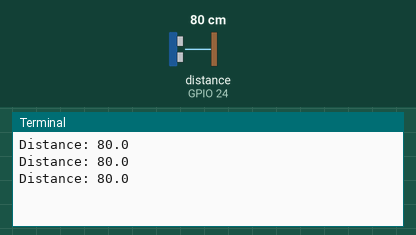
Bench run of a program on a simulated Raspberry Pi (BCM pin numbers). Shown: the last lines printed to the terminal. The inputs (shaded band) are chosen by the test bench; at power-on: distance to the obstacle (sensor on GPIO 24) 80 cm. The echo pulse lasts 58.3 µs per cm; files the program writes start out absent; the clock reads 2024-03-15 10:24:30 at power-on unless the program sets it.

Above: at 2.7 s.
2.8 s: distance to the obstacle (sensor on GPIO 24) set to 2 cm
At 3.4 s:
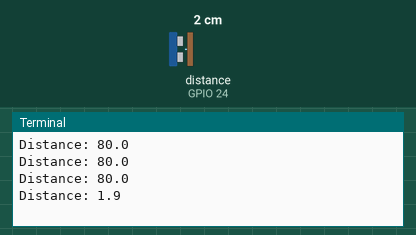
4.3 s: distance to the obstacle (sensor on GPIO 24) set to 4 cm
At 4.9 s:
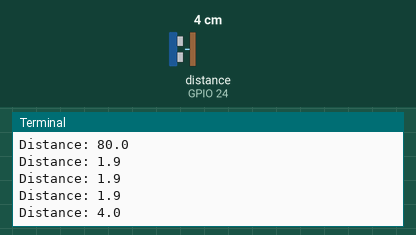
Timing chart, 0 to 7.3 s (numbered marks = the images above; inputs shaded):
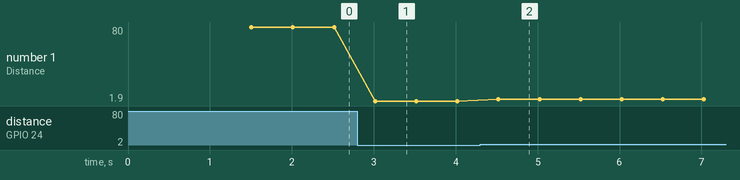

The program:

sensor.py
```python
#!/usr/bin/python
#+-+-+-+-+-+-+-+-+-+-+-+-+-+-+-+-+-+-+-+-+-+
#|R|a|s|p|b|e|r|r|y|P|i|-|S|p|y|.|c|o|.|u|k|
#+-+-+-+-+-+-+-+-+-+-+-+-+-+-+-+-+-+-+-+-+-+
#
# ultrasonic_1.py
# Measure distance using an ultrasonic module
#
# Author : Matt Hawkins
# Date   : 09/01/2013

# Import required Python libraries
import signal
import sys
import time
import RPi.GPIO as GPIO

# Use BCM GPIO references
# instead of physical pin numbers
GPIO.setmode(GPIO.BCM)

# Define GPIO to use on Pi
GPIO_TRIGGER = 23
GPIO_ECHO = 24

def signal_handler(signal, frame):
	GPIO.cleanup()
	sys.exit(0)

signal.signal(signal.SIGINT, signal_handler)

# Set pins as output and input
GPIO.setup(GPIO_TRIGGER,GPIO.OUT)  # Trigger
GPIO.setup(GPIO_ECHO,GPIO.IN)      # Echo

# Set trigger to False (Low)
GPIO.output(GPIO_TRIGGER, False)

# Allow module to settle
time.sleep(1.5)

while True:
	# Send 10us pulse to trigger
	GPIO.output(GPIO_TRIGGER, True)
	time.sleep(0.00001)
	GPIO.output(GPIO_TRIGGER, False)
	start = time.time()

	while GPIO.input(GPIO_ECHO)==0:
	  start = time.time()

	while GPIO.input(GPIO_ECHO)==1:
	  stop = time.time()

	# Calculate pulse length
	elapsed = stop-start

	# Distance pulse travelled in that time is time
	# multiplied by the speed of sound (cm/s)
	distance = elapsed * 34300

	# That was the distance there and back so halve the value
	distance = distance / 2

	print "Distance: %.1f" % distance

	with open('distance', 'w') as file:
		file.write(str(int(distance)))

	time.sleep(0.5)
```

Measured:
- after the input at 2.8 s, the terminal: prints a new line after 0.22 s (image 1)
- after the input at 4.3 s, the terminal: prints a new line after 0.22 s (image 2)
- plotted number 1: 80 → 1.9 after the input at 2.8 s, 1.9 → 4 after the input at 4.3 s
